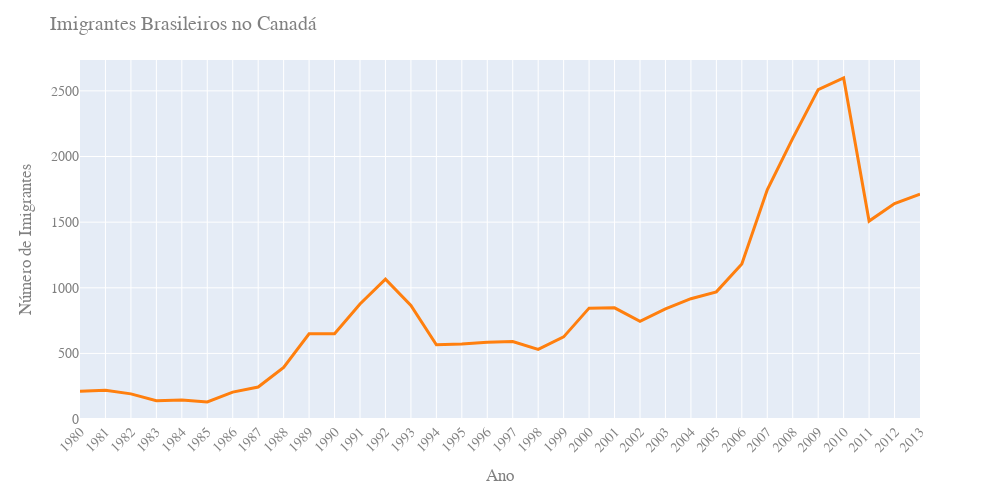

Notebook source saved alongside this figure:
### Code cell
fig = px.line(
    df_brasil, 
    x='ano', 
    y="Brasil"
)

fig.update_traces(
    line_color='#FF7F0E',
    line_width=3
)

fig.update_layout(
    width=1000,
    height=500,
    title='Imigrantes Brasileiros no Canadá',
    xaxis={'tickangle': -45},
    xaxis_title='Ano',
    font_family='Rockwell',
    font_size=14,
    font_color='gray',
    yaxis_title='Número de Imigrantes'
)
fig.show()

### Figure 1 — Plotly figure (JSON) as saved in the notebook; plotly's stock layout.template omitted (floating-point values rounded to 4 significant figures)
{"data": [{"hovertemplate": "ano=%{x}<br>Brasil=%{y}<extra></extra>", "legendgroup": "", "line": {"color": "#FF7F0E", "dash": "solid", "width": 3}, "marker": {"symbol": "circle"}, "mode": "lines", "name": "", "orientation": "v", "showlegend": false, "type": "scatter", "x": ["1980", "1981", "1982", "1983", "1984", "1985", "1986", "1987", "1988", "1989", "1990", "1991", "1992", "1993", "1994", "1995", "1996", "1997", "1998", "1999", "2000", "2001", "2002", "2003", "2004", "2005", "2006", "2007", "2008", "2009", "2010", "2011", "2012", "2013"], "xaxis": "x", "y": [211, 220, 192, 139, 145, 130, 205, 244, 394, 650, 650, 877, 1066, 866, 566, 572, 586, 591, 531, 626, 845, 847, 745, 839, 917, 969, 1181, 1746, 2138, 2509, 2598, 1508, 1642, 1714], "yaxis": "y"}], "layout": {"font": {"color": "gray", "family": "Rockwell", "size": 14}, "height": 500, "legend": {"tracegroupgap": 0}, "margin": {"t": 60}, "title": {"text": "Imigrantes Brasileiros no Canadá"}, "width": 1000, "xaxis": {"anchor": "y", "domain": [0, 1], "tickangle": -45, "title": {"text": "Ano"}}, "yaxis": {"anchor": "x", "domain": [0, 1], "title": {"text": "Número de Imigrantes"}}}}
